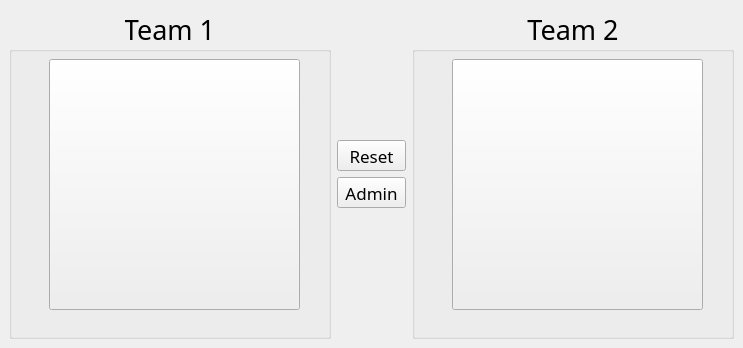
<?xml version="1.0" encoding="UTF-8"?>
<ui version="4.0">
 <class>MainWindow</class>
 <widget class="QMainWindow" name="MainWindow">
  <property name="geometry">
   <rect>
    <x>0</x>
    <y>0</y>
    <width>743</width>
    <height>348</height>
   </rect>
  </property>
  <property name="minimumSize">
   <size>
    <width>0</width>
    <height>0</height>
   </size>
  </property>
  <property name="windowTitle">
   <string>MainWindow</string>
  </property>
  <property name="styleSheet">
   <string notr="true"/>
  </property>
  <widget class="QWidget" name="centralwidget">
   <layout class="QGridLayout" name="gridLayout">
    <item row="0" column="0">
     <layout class="QHBoxLayout" name="horizontalLayout">
      <item>
       <widget class="QGroupBox" name="groupBox">
        <property name="sizePolicy">
         <sizepolicy hsizetype="Expanding" vsizetype="Preferred">
          <horstretch>0</horstretch>
          <verstretch>0</verstretch>
         </sizepolicy>
        </property>
        <property name="font">
         <font>
          <family>Seven Segment</family>
          <pointsize>20</pointsize>
          <bold>false</bold>
         </font>
        </property>
        <property name="layoutDirection">
         <enum>Qt::LeftToRight</enum>
        </property>
        <property name="title">
         <string>Team 1</string>
        </property>
        <property name="alignment">
         <set>Qt::AlignCenter</set>
        </property>
        <property name="flat">
         <bool>false</bool>
        </property>
        <property name="checkable">
         <bool>false</bool>
        </property>
        <widget class="QPushButton" name="team_one_btn">
         <property name="enabled">
          <bool>true</bool>
         </property>
         <property name="geometry">
          <rect>
           <x>40</x>
           <y>50</y>
           <width>251</width>
           <height>251</height>
          </rect>
         </property>
         <property name="sizePolicy">
          <sizepolicy hsizetype="Preferred" vsizetype="Preferred">
           <horstretch>0</horstretch>
           <verstretch>0</verstretch>
          </sizepolicy>
         </property>
         <property name="font">
          <font>
           <family>Seven Segment</family>
           <pointsize>40</pointsize>
           <bold>false</bold>
          </font>
         </property>
         <property name="text">
          <string/>
         </property>
        </widget>
       </widget>
      </item>
      <item>
       <layout class="QVBoxLayout" name="verticalLayout">
        <item>
         <spacer name="verticalSpacer_2">
          <property name="orientation">
           <enum>Qt::Vertical</enum>
          </property>
          <property name="sizeHint" stdset="0">
           <size>
            <width>20</width>
            <height>40</height>
           </size>
          </property>
         </spacer>
        </item>
        <item>
         <widget class="QToolButton" name="score_reset_btn">
          <property name="sizePolicy">
           <sizepolicy hsizetype="Preferred" vsizetype="Fixed">
            <horstretch>0</horstretch>
            <verstretch>0</verstretch>
           </sizepolicy>
          </property>
          <property name="font">
           <font>
            <family>Seven Segment</family>
            <pointsize>13</pointsize>
           </font>
          </property>
          <property name="text">
           <string>Reset</string>
          </property>
         </widget>
        </item>
        <item>
         <widget class="QToolButton" name="admin_btn">
          <property name="sizePolicy">
           <sizepolicy hsizetype="Preferred" vsizetype="Fixed">
            <horstretch>0</horstretch>
            <verstretch>0</verstretch>
           </sizepolicy>
          </property>
          <property name="font">
           <font>
            <family>Seven Segment</family>
            <pointsize>13</pointsize>
           </font>
          </property>
          <property name="text">
           <string>Admin</string>
          </property>
         </widget>
        </item>
        <item>
         <spacer name="verticalSpacer">
          <property name="orientation">
           <enum>Qt::Vertical</enum>
          </property>
          <property name="sizeHint" stdset="0">
           <size>
            <width>20</width>
            <height>40</height>
           </size>
          </property>
         </spacer>
        </item>
       </layout>
      </item>
      <item>
       <widget class="QGroupBox" name="groupBox_2">
        <property name="sizePolicy">
         <sizepolicy hsizetype="Expanding" vsizetype="Preferred">
          <horstretch>0</horstretch>
          <verstretch>0</verstretch>
         </sizepolicy>
        </property>
        <property name="font">
         <font>
          <family>Seven Segment</family>
          <pointsize>20</pointsize>
          <bold>false</bold>
         </font>
        </property>
        <property name="title">
         <string>Team 2</string>
        </property>
        <property name="alignment">
         <set>Qt::AlignCenter</set>
        </property>
        <widget class="QPushButton" name="team_two_btn">
         <property name="geometry">
          <rect>
           <x>40</x>
           <y>50</y>
           <width>251</width>
           <height>251</height>
          </rect>
         </property>
         <property name="sizePolicy">
          <sizepolicy hsizetype="Expanding" vsizetype="Expanding">
           <horstretch>0</horstretch>
           <verstretch>0</verstretch>
          </sizepolicy>
         </property>
         <property name="font">
          <font>
           <family>Seven Segment</family>
           <pointsize>40</pointsize>
           <bold>false</bold>
          </font>
         </property>
         <property name="text">
          <string/>
         </property>
        </widget>
       </widget>
      </item>
     </layout>
    </item>
   </layout>
  </widget>
 </widget>
 <resources/>
 <connections/>
</ui>
